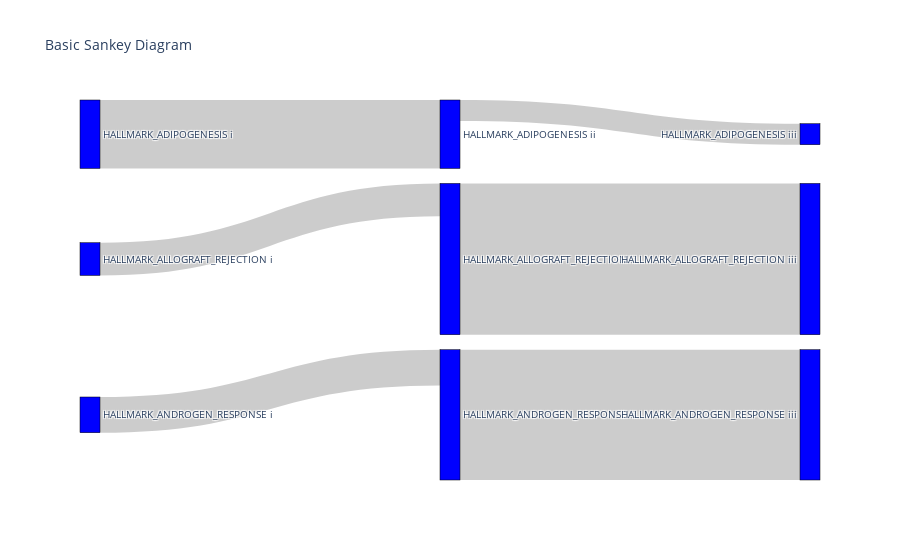

Notebook source saved alongside this figure:
### Code cell
fig = go.Figure(data=[go.Sankey(
    node = dict(
      pad = 15,
      thickness = 20,
      line = dict(color = "black", width = 0.5),
      label = labels,
      color = "blue"
    ),
    link = dict(
      source = list(range(0, len(labels), 3)) + list(range(1, len(labels), 3)), # indices correspond to labels, eg A1, A2, A2, B1, ...
      target = list(range(1, len(labels), 3)) + list(range(2, len(labels), 3)),
      value = feat_importances['Coefficient'].values[:9]
  ))])

fig.update_layout(title_text="Basic Sankey Diagram", font_size=10)
fig.show()

### Figure 1 — Plotly figure (JSON) as saved in the notebook; plotly's stock layout.template omitted (floating-point values rounded to 4 significant figures)
{"data": [{"link": {"source": [0, 3, 6, 1, 4, 7], "target": [1, 4, 7, 2, 5, 8], "value": [0.0006467, 0.0003092, 0.0003375, 0.0001985, 0.00143, 0.001231, 1.355e-05, 0.001083, 0.001069]}, "node": {"color": "blue", "label": ["HALLMARK_ADIPOGENESIS i", "HALLMARK_ADIPOGENESIS ii", "HALLMARK_ADIPOGENESIS iii", "HALLMARK_ALLOGRAFT_REJECTION i", "HALLMARK_ALLOGRAFT_REJECTION ii", "HALLMARK_ALLOGRAFT_REJECTION iii", "HALLMARK_ANDROGEN_RESPONSE i", "HALLMARK_ANDROGEN_RESPONSE ii", "HALLMARK_ANDROGEN_RESPONSE iii"], "line": {"color": "black", "width": 0.5}, "pad": 15, "thickness": 20}, "type": "sankey"}], "layout": {"font": {"size": 10}, "title": {"text": "Basic Sankey Diagram"}}}
